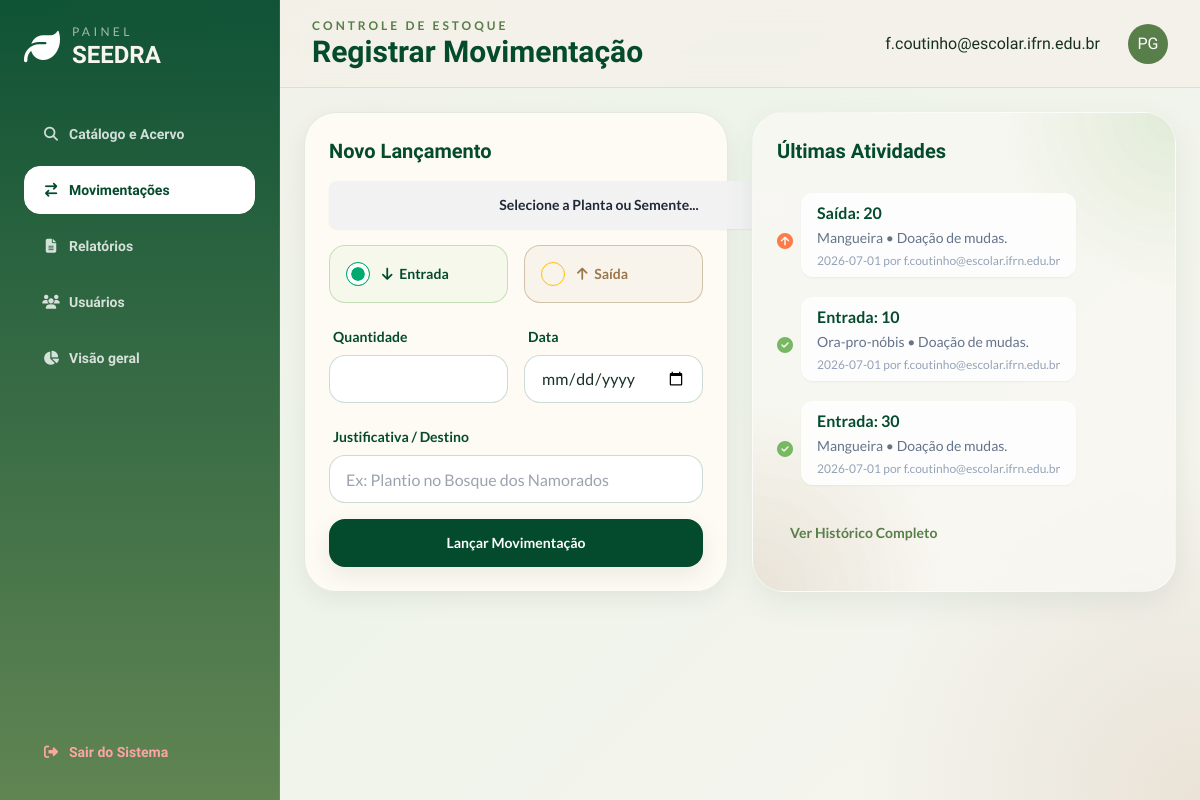
Before: /movimentacao (signed in) with the older database file.
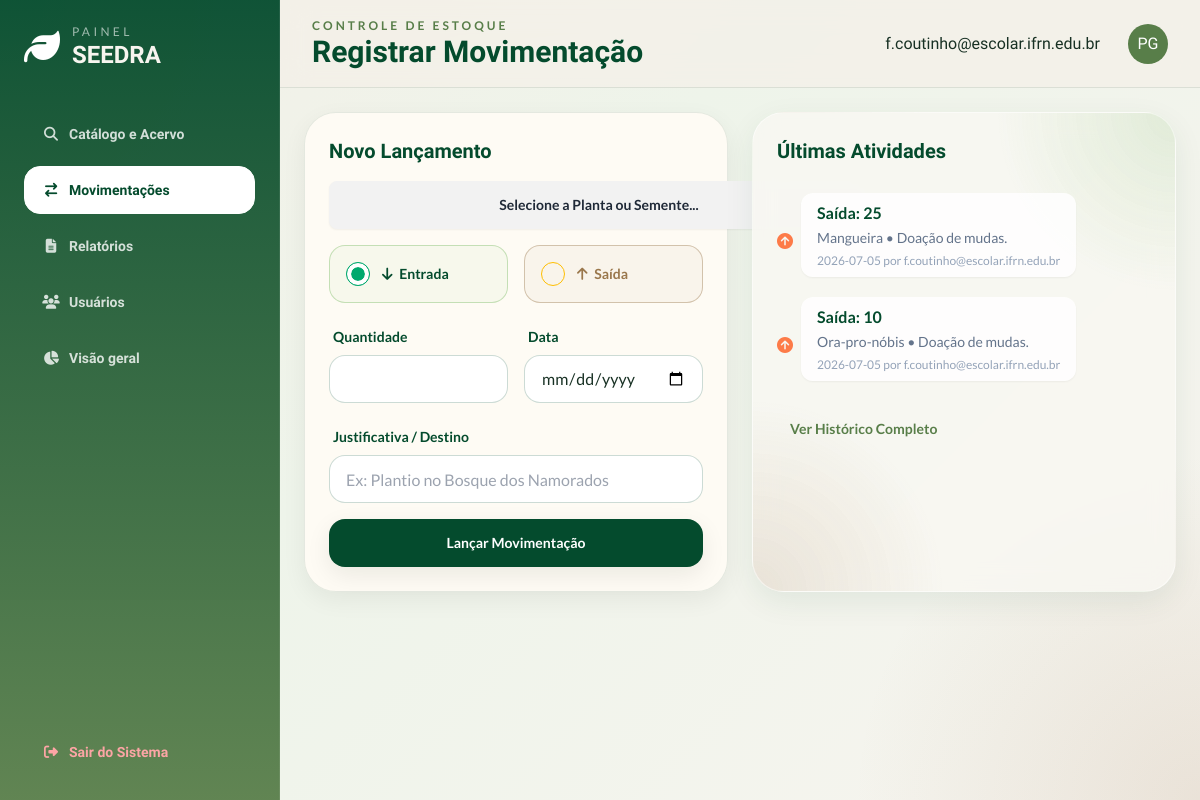
After: the same page with the newer database file.
### models.py (models this page shows, shortened)
class Usuarios(db.Model, UserMixin):
    __tablename__ = 'usuarios'
    id = db.Column(db.Integer, primary_key = True)
    email = db.Column(db.String(50), nullable = False, unique = True)
    senha = db.Column(db.String(), nullable = False)

class Movimentacao(db.Model):
    __tablename__='movimentacao'
    id = db.Column(db.Integer, primary_key = True)
    id_item = db.Column(db.Integer, db.ForeignKey(Item.id), nullable = False)
    data_move = db.Column(db.Date, nullable = False)
    Typ = db.Column(db.String(10), nullable = False)
    quantidade = db.Column(db.Integer, nullable = False)
    justificativa = db.Column(db.Text, nullable = False)
    operador = db.Column(db.String(40), nullable = False)
    item = db.relationship('Item', back_populates = 'movimentacoes', lazy = True)

class Item(db.Model):
    __tablename__= 'items'
    id = db.Column(db.Integer, primary_key = True)
    nome = db.Column(db.String(50), nullable = False, unique = True)
    quantidade = db.Column(db.Integer, nullable = True)
    n_cientifico = db.Column(db.String(50), nullable = False , unique = True)
    categoria = db.Column(db.String(20), nullable = False)
    deficit_limit = db.Column(db.Integer)
    obs = db.Column(db.Text)
    data_cadastro = db.Column(db.Date, nullable = False)
    movimentacoes = db.relationship('Movimentacao', back_populates = 'item', lazy = True)

### app.py (the view, shortened to what this page needs)
@app.route('/movimentacao', methods = ['GET', 'POST'])
@login_required
def movimentacao():
    itens = Item.query.order_by(Item.nome).all()
    movimentacoes = Movimentacao.query.all()
    if movimentacoes:
        return render_template('movimentacao.html',itens=itens, movimentacoes=movimentacoes)
    else:
       flash("Nenhuma movimentação encontrada!")
       return render_template('movimentacao.html',itens=itens)

### app.py (called while the page is built)
@login_manager.user_loader
def load_user(user_id):
    return Usuarios.query.get(int(user_id))

def login_required(f):
  @wraps(f)
  def decorated_function(*args, **kwargs):
      if 'usuarios_id' not in session:
         flash("Faça login primeiro!", 'erro')
         return redirect(url_for('login'))
      return f(*args, **kwargs)
  return decorated_function

### templates/movimentacao.html (shortened to what this page needs)
{% extends 'base.html' %}
{% set page_id = 'movimentacoes'%}
{% block header_subtitle %}Controle de Estoque{% endblock %}
{% block header_title %}Registrar Movimentação{% endblock %}
{% block content %}
<div class="grid grid-cols-1 lg:grid-cols-2 gap-6">
    <div class="soft-card rounded-[2rem] p-6 self-start">
        <h3 class="text-xl font-extrabold text-seedra-leafDark mb-4">Novo Lançamento</h3>
        <form action="{{ url_for('movimentacao') }}" method="POST" class="space-y-4 font-lato">
            <div class="relative inline-block w-[540px]">
                <button id="btn_lista_planta" type="button" class="btn w-full">
                    <span id="span_planta">Selecione a Planta ou Semente...</span>
                </button>
            </div>
            <div class="grid grid-cols-2 gap-4 my-4">
                <label class="label cursor-pointer justify-start gap-3 p-4 rounded-2xl border border-seedra-leafLight/40 bg-seedra-leafLight/5 hover:bg-seedra-leafLight/10 transition">
                    <input type="radio" name="tipo_mov" value="Entrada" class="radio radio-success" checked />
                    <span class="label-text font-bold text-seedra-leafDark"><i class="fa-solid fa-arrow-down mr-1"></i> Entrada</span>
                </label>
                <label class="label cursor-pointer justify-start gap-3 p-4 rounded-2xl border border-seedra-seedBrown/40 bg-seedra-seedBrown/5 hover:bg-seedra-seedBrown/10 transition">
                    <input type="radio" name="tipo_mov" value="Saída" class="radio radio-warning" />
                    <span class="label-text font-bold text-seedra-seedBrown"><i class="fa-solid fa-arrow-up mr-1"></i> Saída</span>
                </label>
            </div>
            <div class="grid grid-cols-2 gap-4">
                <div class="form-control">
                    <label class="label"><span class="label-text font-bold text-seedra-leafDark">Quantidade</span></label>
                    <input type="number" name="quantidade" class="input input-bordered rounded-2xl bg-white border-seedra-leafDark/20" required />
                </div>
                <div class="form-control">
                    <label class="label"><span class="label-text font-bold text-seedra-leafDark">Data</span></label>
                    <input type="date" name="data_move" class="input input-bordered rounded-2xl bg-white border-seedra-leafDark/20" required />
                </div>
            </div>
            <div class="form-control">
                <label class="label"><span class="label-text font-bold text-seedra-leafDark">Justificativa / Destino</span></label>
                <input type="text" name="justificativa" class="input input-bordered rounded-2xl bg-white border-seedra-leafDark/20" placeholder="Ex: Plantio no Bosque dos Namorados" required />
            </div>
            <button type="submit" class="btn btn-block rounded-2xl border-0 bg-seedra-leafDark hover:bg-seedra-leafMid text-white mt-4 shadow-card">Lançar Movimentação</button>
        </form>
    </div>
    <div class="glass-card rounded-[2rem] p-6 h-full bg-organic">
        <h3 class="text-xl font-extrabold text-seedra-leafDark mb-6">Últimas Atividades</h3>
        <ul class="timeline timeline-vertical timeline-compact font-lato">
            {% for mov in movimentacoes %}
                <li>
                    <div class="timeline-middle text-seedra-leafLight"><i class="{% if mov.Typ == 'Entrada' %}fa-solid fa-circle-check {% else %} fa-solid fa-circle-arrow-up text-[#FF4500]/70 {% endif %}"></i></div>
                    <div class="timeline-end timeline-box bg-white/80 border-0 shadow-sm rounded-xl mb-4 ml-2">
                        <span class="font-bold text-seedra-leafDark block">{{mov.Typ}}: {{mov.quantidade}}</span>
                        <span class="text-sm text-slate-500">{{mov.item.nome}} • {{mov.justificativa}}</span>
                        <p class="text-xs text-slate-400 mt-1">{{mov.data_move}} por {{mov.operador}}</p>
                    </div>
                </li>
            {% endfor %}
        </ul>
        <a href="#" class="btn btn-ghost btn-sm text-seedra-leafMid mt-4 font-lato">Ver Histórico Completo</a>
    </div>
</div>
{% endblock %}

### templates/base.html (shortened to what this page needs)
<!DOCTYPE html>
<html lang="pt-BR" data-theme="light">
<head>
  <link rel="stylesheet" href="/static/css/style.css" />
  <script src="/static/js/tailwind.config.js" defer></script>
  <script src="https://cdn.tailwindcss.com"></script>
  <link href="https://cdn.jsdelivr.net/npm/daisyui@4.12.10/dist/full.min.css" rel="stylesheet" type="text/css" />
  <link rel="stylesheet" href="https://cdnjs.cloudflare.com/ajax/libs/font-awesome/6.4.0/css/all.min.css">
</head>
<body class="font-sans">
  <div class="dashboard-shell">
    <aside class="sidebar p-5 lg:p-6 flex flex-col gap-6">
      <div class="flex items-center gap-3">
        <i class="fa-solid fa-leaf text-4xl text-white"></i>
        <div>
          <p class="text-xs uppercase tracking-[0.28em] text-white/60 font-lato">Painel</p>
          <h1 class="text-2xl font-extrabold leading-tight">SEEDRA</h1>
        </div>
      </div>
      {% block nav %}
        <nav class="space-y-2 mt-4">
          <a href="{{ url_for('catalogo') }}" class="btn btn-block justify-start btn-ghost text-white/80 hover:bg-white/10 rounded-2xl {{ '!text-seedra-leafDark border-white bg-white' if page_id =='catalogo' else 'btn-ghost text-white/80 hover:bg-white/10' }}"><i class="fa-solid fa-magnifying-glass w-5"></i> Catálogo e Acervo</a>
          <a href="{{ url_for('movimentacao') }}" class="btn btn-block justify-start btn-ghost text-white/80 hover:bg-white/10 rounded-2xl {{ '!text-seedra-leafDark border-white bg-white' if page_id =='movimentacoes' else 'btn-ghost text-white/80 hover:bg-white/10' }}"><i class="fa-solid fa-arrow-right-arrow-left w-5"></i> Movimentações</a>
          <a href="{{ url_for('relatorios') }}" class="btn btn-block justify-start btn-ghost text-white/80 hover:bg-white/10 rounded-2xl {{ '!text-seedra-leafDark border-white bg-white' if page_id =='relatorios' else 'btn-ghost text-white/80 hover:bg-white/10' }}"><i class="fa-solid fa-file-lines w-5"></i> Relatórios</a>
          <a href="{{ url_for('usuarios') }}" class="btn btn-block justify-start btn-ghost text-white/80 hover:bg-white/10 rounded-2xl {{ '!text-seedra-leafDark border-white bg-white' if page_id =='usuarios' else 'btn-ghost text-white/80 hover:bg-white/10' }}"><i class="fa-solid fa-users w-5"></i> Usuários</a>
          <a href="{{ url_for('dashboard') }}" class="btn btn-block justify-start  hover:bg-white/20 hover:text-white  rounded-2xl {{ 'text-seedra-leafDark border-white/10 bg-white/14' if page_id =='visao' else 'btn-ghost text-white/80 hover:bg-white/10' }}"><i class="fa-solid fa-chart-pie w-5"></i> Visão geral</a>
        </nav>
      {% endblock %}
      <div class="mt-auto">
        <a href="{{ url_for('logout') }}" class="btn btn-block justify-start btn-ghost text-red-300 hover:bg-red-500/20 hover:text-red-100 rounded-2xl"><i class="fa-solid fa-right-from-bracket w-5"></i> Sair do Sistema</a>
      </div>
    </aside>
    <header class="topbar px-5 lg:px-8 flex items-center justify-between gap-4">
      <div>
        <p class="text-xs uppercase tracking-[0.25em] text-seedra-leafMid font-semibold font-lato">{% block header_subtitle %}SEEDRA{% endblock %}</p>
        <h2 class="text-2xl md:text-3xl font-extrabold text-seedra-leafDark">{% block header_title %}Painel de Controle{% endblock %}</h2>
      </div>
      <div class="flex items-center gap-3">
        <span>{% if current_user.is_authenticated %}{{current_user.email}} {% endif %}</span>
        <div class="avatar placeholder ml-4">
          <div class="bg-seedra-leafMid text-white rounded-full w-10">
            <span>PG</span>
          </div>
        </div>
      </div>
    </header>
    <main class="main">
      {% block content %}
      {% endblock %}
    </main>
  </div>
</body>
</html>

### static/css/style.css (style rules this page uses)
:root { --leaf-dark: #044b2d; --leaf-mid: #587e49; --leaf-light: #78b863; --seed-brown: #9a774c; --seed-sand: #ddd1ae; --seed-mist: #d9d6cc; --deep-forest: #001500; --stone: #888784; --cloud: #d9d9d9; --surface: rgba(249, 248, 243, 0.78); --surface-strong: rgba(255, 252, 246, 0.9); --line: rgba(4, 75, 45, 0.10); }
html, body { height: 100%; overflow: hidden; scroll-behavior: smooth; }
body { font-family: 'Balsamiq Sans', sans-serif; background: radial-gradient(circle at top left, rgba(120,184,99,0.18), transparent 20%), radial-gradient(circle at bottom right, rgba(154,119,76,0.14), transparent 24%), linear-gradient(135deg, #f4f0e8 0%, #eef4ea 40%, #f7f4ef 100%); color: #183124; }
.dashboard-shell { display: grid; grid-template-columns: 280px 1fr; grid-template-rows: 88px 1fr; height: 100dvh; }
.sidebar { grid-row: 1 / -1; overflow-y: auto; background: linear-gradient(180deg, rgba(4,75,45,0.95), rgba(88,126,73,0.94)); color: #f7f5ef; border-right: 1px solid rgba(255,255,255,0.08); }
.topbar { grid-column: 2; position: sticky; top: 0; z-index: 10; background: rgba(244, 240, 232, 0.78); backdrop-filter: blur(14px); border-bottom: 1px solid var(--line); }
.main { grid-column: 2; overflow-y: auto; padding: 1.5rem; }
.glass-card { background: var(--surface); border: 1px solid rgba(255,255,255,0.5); box-shadow: 0 10px 30px rgba(4,75,45,0.08); backdrop-filter: blur(12px); }
.soft-card { background: var(--surface-strong); border: 1px solid var(--line); box-shadow: 0 8px 24px rgba(0, 21, 0, 0.06); }

Changed rows visible on the page:
removed Movimentacao: Typ "Entrada", quantidade "30", item.nome "Mangueira", justificativa "Doação de mudas.", data_move "2026-07-01", operador "f.coutinho@escolar.ifrn.edu.br"
changed Movimentacao "Mangueira": quantidade "20" → "25"; data_move "2026-07-01" → "2026-07-05"
changed Movimentacao "Ora-pro-nóbis": Typ "Entrada" → "Saída"; data_move "2026-07-01" → "2026-07-05"
